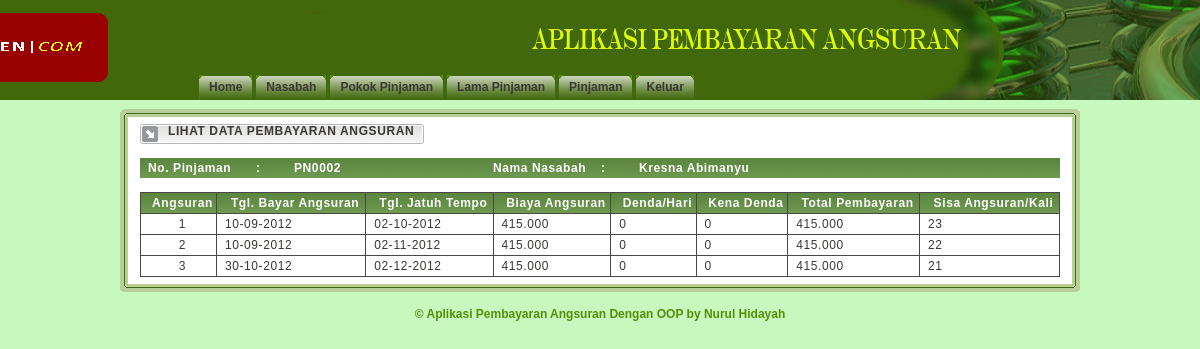
Page /admin.php?page=lihat_angsuran&nopinjam=PN0002 (signed in) on the committed database.
### tables this page shows
CREATE TABLE IF NOT EXISTS `pinjaman` (
  `no` varchar(6) NOT NULL,
  `tgl` date NOT NULL,
  `pokok` bigint(20) NOT NULL,
  `lama` int(10) NOT NULL,
  `bunga` float NOT NULL,
  `angsuran` bigint(20) NOT NULL,
  `status` enum('belum','lunas') NOT NULL DEFAULT 'belum',
  `id` varchar(12) NOT NULL,
  PRIMARY KEY (`no`)
);

CREATE TABLE IF NOT EXISTS `nasabah` (
  `id` varchar(6) NOT NULL,
  `nama` varchar(30) NOT NULL,
  `ktp` varchar(40) NOT NULL,
  `tmpt_lahir` varchar(100) NOT NULL,
  `tgl_lahir` date NOT NULL,
  `alamat` text NOT NULL,
  `telpon` varchar(15) NOT NULL,
  `email` varchar(200) NOT NULL,
  PRIMARY KEY (`id`)
);

CREATE TABLE IF NOT EXISTS `angsuran` (
  `no_ang` int(100) NOT NULL AUTO_INCREMENT,
  `tgl` date NOT NULL,
  `tgl_tempo` date NOT NULL,
  `ags_ke` int(100) NOT NULL,
  `telat` int(100) NOT NULL,
  `denda` int(100) NOT NULL,
  `no` varchar(6) NOT NULL,
  `id_nasabah` varchar(6) NOT NULL,
  PRIMARY KEY (`no_ang`)
);

### include/class.php (called while the page is built, shortened)
   			 </script><?php
class Angsuran
{
	function tampilPinjamAngsur($field, $nopim)
	{
		$query = mysql_query("SELECT * FROM pinjaman WHERE no='$nopim'");
		$data=mysql_fetch_array($query);
	    if ($field == 'nopim') return $data['no'];
		else if ($field == 'tgl') return $data['tgl'];
		else if ($field == 'pokok') return $data['pokok'];
		else if ($field == 'lama') return $data['lama'];
		else if ($field == 'bunga') return $data['bunga'];
		else if ($field == 'angsuran') return $data['angsuran'];
		else if ($field == 'id') return $data['id'];
	}
	function tampilPinjamNasabah($field, $id_nsb)
	{
		$query = mysql_query("SELECT id, nama, alamat from nasabah where id='$id_nsb'");
		$data=mysql_fetch_array($query);
	  if ($field == 'id') return $data['id'];
		else if ($field == 'nama') return $data['nama'];
		else if ($field == 'alamat') return $data['alamat'];
	}
		?>
		<?php
	function tampilPerNasabah($nopim)
	{
		$query = mysql_query("select * from angsuran where no='$nopim' order by no_ang asc");
		while($row=mysql_fetch_array($query))
		$data[]=$row;
	    return $data;
	}
}

### include/lib.php (called while the page is built, shortened)
<?php
function tgl_eng_to_ind($tgl) {
	$tgl_ind=substr($tgl,8,2)."-".substr($tgl,5,2)."-".substr($tgl,0,4);
	return $tgl_ind;
}
function format_angka($angka) {
	$hasil = number_format($angka,0, ",",".");
	return $hasil;
}
?>

### lihat_angsuran.php (the view, shortened to what this page needs)
<?php
include_once 'include/class.php';
include_once 'include/lib.php';
$angsur = new Angsuran();
$nopim = $_GET['nopinjam'];
$id_nsb=$angsur->tampilPinjamAngsur('id',$nopim);
?>
<div class="subnav">
	<table border="0" cellspacing="0" cellpadding="0">
		<tr>
			<td><img src="images/tabdata01.gif" /></td>
			<td class="tabsubnav">
				<b>LIHAT DATA PEMBAYARAN ANGSURAN</b>
			</td>
			<td><img src="images/tabdata03.gif" /></td>
		</tr>
	</table>
</div>
<br />
<table class="tabholder"  border="0" cellspacing="0" cellpadding="3">
<tr class="tabhead">
		<td align="left" width="100" class="tabtxt">No. Pinjaman</td>
		<td align="left" width="30" class="tabtxt">:</td>
		<td align="left" class="tabtxt"><?php echo $angsur->tampilPinjamAngsur('nopim',$nopim); ?></td>
		<td align="left" width="100" class="tabtxt">Nama Nasabah</td>
		<td align="left" width="30" class="tabtxt">:</td>
		<td align="left" class="tabtxt"><?php echo $angsur->tampilPinjamNasabah('nama',$id_nsb); ?></td>
	</tr>
</table>
<br>
<table class="tabholder" border="0" cellspacing="1" cellpadding="0">
	<tr class="tabhead">
		<td align="center" class="tabtxt">Angsuran </td>
		<td align="center" class="tabtxt">Tgl. Bayar Angsuran</td>
		<td align="center" class="tabtxt">Tgl. Jatuh Tempo</td>
        <td align="center" class="tabtxt">Biaya Angsuran </td>
		<td align="center" class="tabtxt">Denda/Hari </td>
        <td align="center" class="tabtxt">Kena Denda</td>
		<td align="center" class="tabtxt">Total Pembayaran</td>
		<td align="center" class="tabtxt">Sisa Angsuran/Kali</td>
	</tr>
<?php
$arrayAngNasabah=$angsur->tampilPerNasabah($nopim);
if (count($arrayAngNasabah))
{
foreach($arrayAngNasabah as $data)
{
?>
	<tr class="tabcont">
		<td class="tabtxt" align="center"><?php echo $data['ags_ke']; ?></td>
		<td class="tabtxt"><?php echo tgl_eng_to_ind($data['tgl']);?></td>
		<td class="tabtxt"><?php echo tgl_eng_to_ind($data['tgl_tempo']); ?> </td>
    <td class="tabtxt"><?php echo format_angka($angsur->tampilPinjamAngsur('angsuran',$nopim)); ?></td>
		<td class="tabtxt"><?php echo $data['telat'];?></td>
		<td class="tabtxt"><?php echo format_angka($data['denda']);?></td>
    <td class="tabtxt"><?php echo format_angka($angsur->tampilPinjamAngsur('angsuran',$nopim)+$data['denda']);?></td>
		<td class="tabtxt"><?php echo $angsur->tampilPinjamAngsur('lama',$nopim)-$data['ags_ke'];?></td>
	</tr>
<?php
}
}?>
</table>

### css/style.css (style rules this page uses)
html, body { margin: 0; padding: 0; background: #C7F8BE url(../images/header_1.png) top repeat-x; font: 12px Tahoma, Arial, "Trebuchet MS"; color: #3C3836; }
.tabsubnav { background-image: url(../images/tabdata02bg.gif); background-repeat: repeat-x; color: #3A3835; vertical-align: top; }
.tabholder { width: 100%; background: #4A4846; }
.tabhead { background: url(../images/tab_head.gif) repeat-x; font-weight: bold; color: #FEFEFE; }
.tabcont { background: #FFF; }
.tabtxt { padding: 3px 0 3px 8px; }

### rows in the picture
pinjaman: no "PN0002", id.nama "Kresna Abimanyu"
angsuran: ags_ke "1", tgl "10-09-2012", tgl_tempo "02-10-2012", pinjaman.angsuran "415.000", telat "0", denda "0", denda.angsuran "415.000", ags_ke.lama "23"
angsuran: ags_ke "2", tgl "10-09-2012", tgl_tempo "02-11-2012", pinjaman.angsuran "415.000", telat "0", denda "0", denda.angsuran "415.000", ags_ke.lama "22"
angsuran: ags_ke "3", tgl "30-10-2012", tgl_tempo "02-12-2012", pinjaman.angsuran "415.000", telat "0", denda "0", denda.angsuran "415.000", ags_ke.lama "21"
